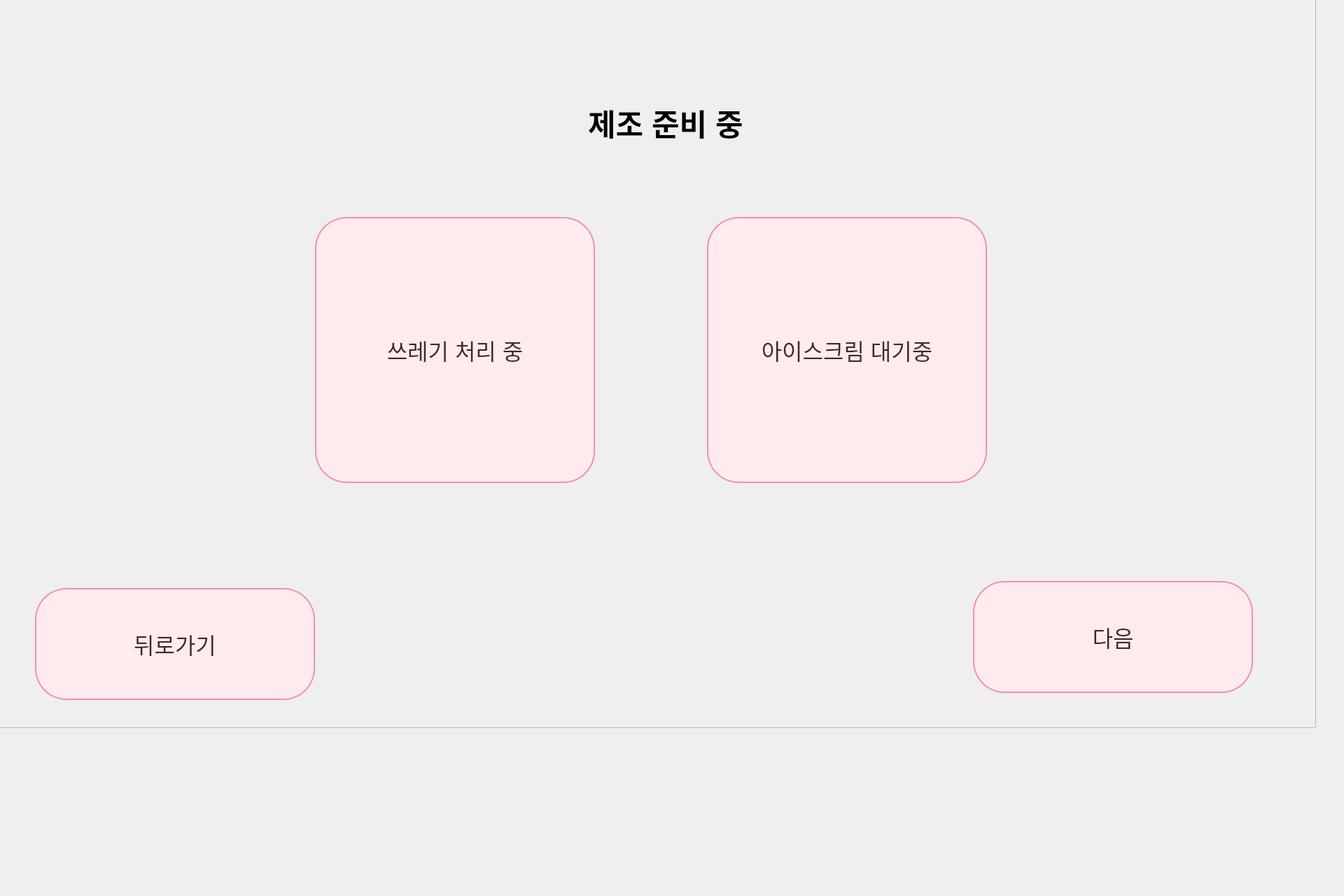
<?xml version="1.0" encoding="UTF-8"?>
<ui version="4.0">
 <class>Dialog</class>
 <widget class="QDialog" name="Dialog">
  <property name="geometry">
   <rect>
    <x>0</x>
    <y>0</y>
    <width>1920</width>
    <height>1280</height>
   </rect>
  </property>
  <property name="windowTitle">
   <string>Dialog</string>
  </property>
  <property name="styleSheet">
   <string notr="true"/>
  </property>
  <widget class="QPushButton" name="pushButton">
   <property name="geometry">
    <rect>
     <x>450</x>
     <y>310</y>
     <width>400</width>
     <height>380</height>
    </rect>
   </property>
   <property name="styleSheet">
    <string notr="true">QPushButton {
    color: #3E2723; /* 다크 브라운 글씨 색 */
    background-color: #FFEBEE; /* 라이트 핑크 배경 */
    font-size: 32px; /* 글씨 크기 */
    border: 2px solid #F48FB1; /* 핑크 테두리 */
    border-radius: 45px; /* 둥근 모서리 */
    padding: 10px;
}
QPushButton:hover{
	background-color: #FFC0CB
}</string>
   </property>
   <property name="text">
    <string>쓰레기 처리 중</string>
   </property>
  </widget>
  <widget class="QPushButton" name="pushButton_2">
   <property name="geometry">
    <rect>
     <x>1010</x>
     <y>310</y>
     <width>400</width>
     <height>380</height>
    </rect>
   </property>
   <property name="styleSheet">
    <string notr="true">QPushButton {
    color: #3E2723; /* 다크 브라운 글씨 색 */
    background-color: #FFEBEE; /* 라이트 핑크 배경 */
    font-size: 32px; /* 글씨 크기 */
    border: 2px solid #F48FB1; /* 핑크 테두리 */
    border-radius: 45px; /* 둥근 모서리 */
    padding: 10px;
}
QPushButton:hover{
	background-color: #FFC0CB
}</string>
   </property>
   <property name="text">
    <string>아이스크림 대기중</string>
   </property>
  </widget>
  <widget class="QLabel" name="label">
   <property name="geometry">
    <rect>
     <x>840</x>
     <y>130</y>
     <width>331</width>
     <height>91</height>
    </rect>
   </property>
   <property name="font">
    <font>
     <pointsize>32</pointsize>
     <weight>75</weight>
     <bold>true</bold>
    </font>
   </property>
   <property name="text">
    <string>제조 준비 중</string>
   </property>
  </widget>
  <widget class="QPushButton" name="pushButton_back">
   <property name="geometry">
    <rect>
     <x>50</x>
     <y>840</y>
     <width>400</width>
     <height>160</height>
    </rect>
   </property>
   <property name="styleSheet">
    <string notr="true">QPushButton {
    color: #3E2723; /* 다크 브라운 글씨 색 */
    background-color: #FFEBEE; /* 라이트 핑크 배경 */
    font-size: 32px; /* 글씨 크기 */
    border: 2px solid #F48FB1; /* 핑크 테두리 */
    border-radius: 45px; /* 둥근 모서리 */
    padding: 10px;
}
QPushButton:hover{
	background-color: #FFC0CB
}</string>
   </property>
   <property name="text">
    <string>뒤로가기</string>
   </property>
  </widget>
  <widget class="QPushButton" name="pushButton_next">
   <property name="geometry">
    <rect>
     <x>1390</x>
     <y>830</y>
     <width>400</width>
     <height>160</height>
    </rect>
   </property>
   <property name="styleSheet">
    <string notr="true">QPushButton {
    color: #3E2723; /* 다크 브라운 글씨 색 */
    background-color: #FFEBEE; /* 라이트 핑크 배경 */
    font-size: 32px; /* 글씨 크기 */
    border: 2px solid #F48FB1; /* 핑크 테두리 */
    border-radius: 45px; /* 둥근 모서리 */
    padding: 10px;
}
QPushButton:hover{
	background-color: #FFC0CB
}</string>
   </property>
   <property name="text">
    <string>다음</string>
   </property>
  </widget>
  <widget class="QFrame" name="frame">
   <property name="geometry">
    <rect>
     <x>-40</x>
     <y>-40</y>
     <width>1920</width>
     <height>1080</height>
    </rect>
   </property>
   <property name="styleSheet">
    <string notr="true">QFrame {
    background-position: center; /* 이미지 중앙 정렬 */
    background-repeat: no-repeat; /* 이미지 반복 안함 */
}</string>
   </property>
   <property name="frameShape">
    <enum>QFrame::StyledPanel</enum>
   </property>
   <property name="frameShadow">
    <enum>QFrame::Raised</enum>
   </property>
   <widget class="QLabel" name="label_3">
    <property name="geometry">
     <rect>
      <x>-40</x>
      <y>-40</y>
      <width>1920</width>
      <height>1080</height>
     </rect>
    </property>
    <property name="text">
     <string>TextLabel</string>
    </property>
   </widget>
  </widget>
  <zorder>frame</zorder>
  <zorder>pushButton</zorder>
  <zorder>pushButton_2</zorder>
  <zorder>label</zorder>
  <zorder>pushButton_back</zorder>
  <zorder>pushButton_next</zorder>
 </widget>
 <resources/>
 <connections/>
</ui>
